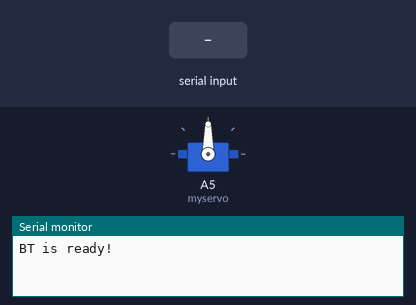
Bench run of a sketch on a simulated Arduino Nano, built with avr-gcc and run on an emulated ATmega328P. On the bench: servo, the last lines printed to the serial monitor. Inputs (shaded band) come from the test bench.

Above: at 1.2 s.
1.3 s: "1" received over the second serial link
At 1.8 s:
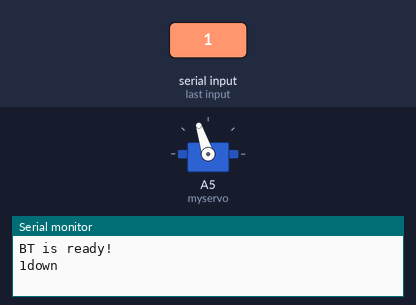
3.0 s: "2" received over the second serial link
At 4.4 s:
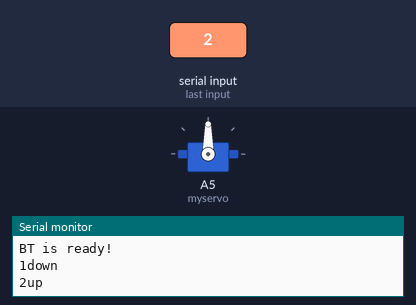
Timing chart, 0 to 6.0 s (numbered marks = the images above; inputs shaded):
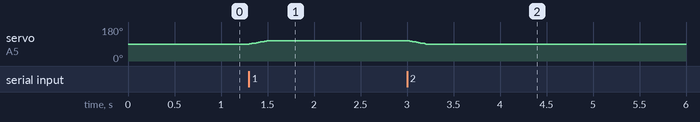

Measured:
- after the input at 1.3 s, servo on A5 (myservo): moves from 90° to 108° over 0.19 s, starting at once
- after the input at 3.0 s, servo on A5 (myservo): moves from 108° to 90° over 0.19 s, starting at once

The sketch:

pen-NANO.ino
```cpp
#include <SoftwareSerial.h>   // 引用程式庫
#include <Servo.h>
Servo myservo;


// 定義連接藍牙模組的序列埠
SoftwareSerial BT(A3, A4); // 接收腳, 傳送腳
char val;  // 儲存接收資料的變數

void setup() {
  Serial.begin(9600);   // 與電腦序列埠連線
  Serial.println("BT is ready!");

  // 設定HC-05藍牙模組，AT命令模式的連線速率。
  BT.begin(9600);

  myservo.attach(A5, 400, 2400); // 修正伺服馬達脈衝寬度範圍
}

void loop() {
  // 若收到「序列埠監控視窗」的資料，則送到藍牙模組
  /* if (Serial.available()) {
    val = Serial.read();//要設定藍芽或測試時再開啟，沒事不要開
     BT.print(val);

  }  */

  // 若收到藍牙模組的資料，則送到「序列埠監控視窗」
  if (BT.available()) {
    val = BT.read();
    Serial.print(val);//設定指令時使用

    //提筆ｏｒ下筆
    if (val > 0)
    {
      switch (val)
      {
        case 49: // Press "1"
          for (int i = 1400; i <= 1601; i += 3) { //數字大的是下筆
            myservo.write(i); // 直接以脈衝寬度控制
            delay(3);//速度
          }
          Serial.println("down");
          break;
        case 50:  //Press "2"
          for (int i = 1601; i >= 1400; i -= 3) {
            myservo.write(i);
            delay(3);
          }
          Serial.println("up");
          break;
      }
    }
  }
}
```
